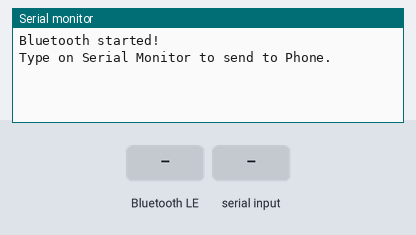
Bench run of a sketch on a simulated Arduino Uno, built with avr-gcc and run on an emulated ATmega328P. Shown: the last lines printed to the serial monitor. Inputs (shaded band) come from the test bench. Nothing arrives over Bluetooth unless stated; a phone connects over Bluetooth LE 3 s after start.

Above: at 1.2 s.
1.3 s: Bluetooth LE write "1" received
At 4.0 s:
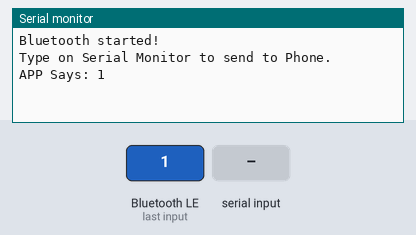
4.3 s: "1\n" received over Serial
At 5.3 s:
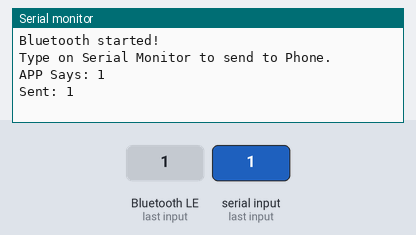

The sketch:

uno_r4_ble_app.ino
```cpp
/*
   Smart Pill Box - Uno R4 WiFi
   PURE SERIAL BRIDGE
   - Receiving: Prints App messages to Serial Monitor
   - Sending: Sends Serial Monitor text to App
*/

#include "EasyBLE.h"

EasyBLE ble;

void setup() {
  Serial.begin(115200);

  // Start Bluetooth
  ble.begin("Smart Pill Box");

  Serial.println("Bluetooth started!");
  Serial.println("Type on Serial Monitor to send to Phone.");
}

void loop() {

  // 1. Receive from Phone -> Print to Serial
  if (ble.available()) {
    String rxValue = ble.readString();
    Serial.print("APP Says: ");
    Serial.println(rxValue);
  }

  // 2. Send from Serial -> Send to Phone
  if (Serial.available()) {
    String txValue = Serial.readStringUntil('\n');
    txValue.trim(); // Clean up whitespace

    if (txValue.length() > 0) {
       // Send it!
       ble.print(txValue);
       Serial.print("Sent: ");
       Serial.println(txValue);
    }
  }

  // Short delay for stability
  delay(10);
}
```

EasyBLE.cpp
```cpp
#include "EasyBLE.h"

// UUIDs must match the App
#define SERVICE_UUID        "4fafc201-1fb5-459e-8fcc-c5c9c331914b"
#define CHARACTERISTIC_UUID "beb5483e-36e1-4688-b7f5-ea07361b26a8"

EasyBLE::EasyBLE() {
  hasNewMessage = false;
  incomingBuffer = "";
  pService = NULL;
  pCharacteristic = NULL;
}

void EasyBLE::begin(String localName) {
  if (!BLE.begin()) {
    while (1); // Halt if BLE failed
  }

  BLE.setLocalName(localName.c_str());

  // Create Service and Characteristic
  pService = new BLEService(SERVICE_UUID);

  // BLENotify | BLEWrite
  pCharacteristic = new BLEStringCharacteristic(CHARACTERISTIC_UUID, BLERead | BLEWrite | BLENotify, 512);

  pService->addCharacteristic(*pCharacteristic);
  BLE.addService(*pService);

  // Start advertising
  BLE.setAdvertisedService(*pService);
  BLE.advertise();
}

bool EasyBLE::isConnected() {
  BLEDevice central = BLE.central();
  return central && central.connected();
}

void EasyBLE::poll() {
  // Uno R4 / ArduinoBLE needs polling explicitly if not in loop
  BLE.poll();

  if (isConnected()) {
    if (pCharacteristic->written()) {
      incomingBuffer = pCharacteristic->value();
      hasNewMessage = true;
    }
  }
}

// --- RECEIVING ---

bool EasyBLE::available() {
  poll(); // Check for new data
  return hasNewMessage;
}

String EasyBLE::readString() {
  hasNewMessage = false;
  String temp = incomingBuffer;
  incomingBuffer = "";
  return temp;
}

// --- SENDING ---

void EasyBLE::print(String message) {
  if (isConnected()) {
    pCharacteristic->writeValue(message);
  }
}

void EasyBLE::println(String message) {
  print(message);
}
```

EasyBLE.h
```cpp
#ifndef EASYBLE_H
#define EASYBLE_H

#include <Arduino.h>
#include <ArduinoBLE.h>

// EasyBLE for Uno R4 WiFi (Uses ArduinoBLE)
// Same simple API as the ESP32 version!

class EasyBLE {
  public:
    EasyBLE();
    void begin(String localName);
    bool isConnected();

    // Receiving
    bool available();
    String readString();

    // Sending
    void print(String message);
    void println(String message);

    // Internal polling (Must be called in loop if not using interrupts, but we wrap it)
    void poll();

  private:
    BLEService* pService;
    BLEStringCharacteristic* pCharacteristic;
    String incomingBuffer;
    bool hasNewMessage;
    // We cache the characteristic to avoid lookups
};

#endif
```

Measured:
- after the input at 1.3 s, the serial monitor: prints a new line after 1.7 s (image 1)
- after the input at 4.3 s, the serial monitor: prints a new line at once (image 2)
